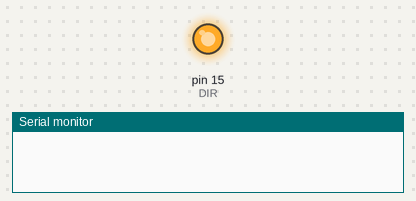
This sketch was run on a simulated Arduino Uno, built with avr-gcc and run on an emulated ATmega328P. On the bench: output pins drawn as LEDs (lit = HIGH), the last lines printed to the serial monitor.

Above: at 0.5 s.
At 13.0 s:
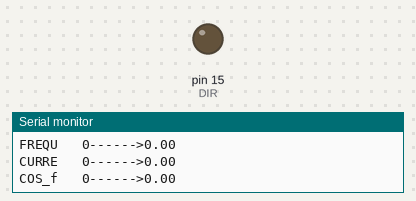
Timing chart, 0 to 19.5 s (numbered marks = the images above):
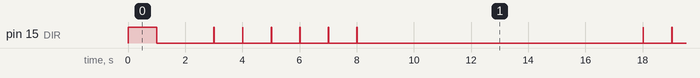

The sketch:

Energomera.ino
```cpp
#include <SoftwareSerial.h>

#define  ENERGOMERA

long Previous = 0;
int Step = 0;
char x [50];

// открываем сессию
byte CmdOpenSesion[] = {0xaF,0x3F,0x21,0x8D,0x0A};
// читаем тип счетчика
byte CmdReadType[] = {0x06,0x30,0x35,0xb1,0x8d,0x0a};
// снимаем показания
byte CmdEtope[] = {0x81,0xd2,0xb1,0x82,0xc5,0xd4,0x30,0x50,0xc5,0x28,0xa9,0x03,0xb7};
//напряжение на фазах
byte CmdVolta[] = {0x81,0xd2,0xb1,0x82,0x56,0xcf,0xcc,0xd4,0x41,0x28,0xa9,0x03,0x5f};
// мощность
byte CmdPower[] = {0x81,0xd2,0xb1,0x82,0x50,0xcf,0xd7,0xc5,0x50,0x28,0xa9,0x03,0xe4};
// частота
byte CmdFrequ[] = {0x81,0xd2,0xb1,0x82,0xc6,0xd2,0xc5,0xd1,0x55,0x28,0xa9,0x03,0x5c};
// ток
byte CmdCurre[] = {0x81,0xd2,0xb1,0x82,0xc3,0x55,0xd2,0xd2,0xc5,0x28,0xa9,0x03,0x5a};
// cos f
byte CmdCos_f[] = {0x81,0xd2,0xb1,0x82,0xc3,0x55,0xd2,0xd2,0xc5,0x28,0xa9,0x03,0x5a};


#define CYCLE_TIME 15
#define DIR 15  //8

SoftwareSerial UART(14, 12); //(10, 11); // RX, TX

struct Energomera{
  String NameParam;
  String StrValue;
  float  FloatValue;
};


String ReadStr;
Energomera Etope;
Energomera Volta;
Energomera Power;
Energomera Curre;
Energomera Frequ;
Energomera Cos_f;


Energomera ValueParser(String inString, String Param)
{
  String inString2;
  Energomera Buffer;

  Buffer.NameParam = Param;
  Buffer.StrValue = "0";
  Buffer.FloatValue = 0;

  if (inString.lastIndexOf(Param)>0)
      {
          int first = inString.indexOf(Param);
          first = inString.indexOf('(', first + 1 );
          first = first +1;
          //Serial.println(first);
          int first_2 = inString.indexOf(')', first + 1 );

          inString2 = inString.substring(first,first_2);
          inString2.toCharArray(x, sizeof(x));
          float f = atof(x);

          Buffer.StrValue = inString2;
          Buffer.FloatValue = f;

          inString = "";
      }
      return Buffer;
}

void PrintVolume(Energomera Buffer)
{
   Serial.print(Buffer.NameParam);
   Serial.print("   ");
   Serial.print(Buffer.StrValue);   //формат string
   Serial.print("------>");
   Serial.println(Buffer.FloatValue);           //формат float
}

void EnergomeraRead()
{
  switch (Step) {
        case 1:

        break;
        case 2:

        break;
        case 3:
              Etope = ValueParser(ReadStr, "ET0PE");
              PrintVolume(Etope);
        break;
        case 4:
              Volta = ValueParser(ReadStr, "VOLTA");
              PrintVolume(Volta);
        break;
        case 5:
              Power = ValueParser(ReadStr, "POWEP");
              PrintVolume(Power);
        break;
        case 6:
              Frequ = ValueParser(ReadStr, "FREQU");
              PrintVolume(Frequ);
        break;
        case 7:
              Curre = ValueParser(ReadStr, "CURRE");
              PrintVolume(Curre);
        break;
        case 8:
              Cos_f = ValueParser(ReadStr, "COS_f");
              PrintVolume(Cos_f);
              Serial.println();
        break;
        default:

        break;
      }
      ReadStr = "";
}


void SendCommand(byte* cmd, int size)
{
    digitalWrite(DIR, HIGH);
    UART.write (cmd,size);
    digitalWrite(DIR, LOW);
}

void EmergomeraWrite()
{
    switch (Step) {
        case 1:
             SendCommand(CmdOpenSesion,5);
        break;
        case 2:
             SendCommand(CmdReadType,6);
        break;
        case 3:
             SendCommand(CmdEtope,13);
        break;
        case 4:
             SendCommand(CmdVolta,13);
        break;
        case 5:
             SendCommand(CmdPower,13);
        break;
        case 6:
             SendCommand(CmdFrequ,13);
        break;
        case 7:
             SendCommand(CmdCurre,13);
        break;
        case 8:
             SendCommand(CmdCos_f,13);
        break;
        case CYCLE_TIME:
               Step = 0;
        break;
          default:

        break;
      }

}

void setup()
{
  Serial.begin(9600);
  UART.begin(9600); //, SWSERIAL_8N1, 14, 12, false, 256);
  pinMode(DIR, OUTPUT);
  digitalWrite(DIR, HIGH);
}

void EnergomeraCycle()
{
  if (UART.available())
    {
      char response = UART.read();
      response &= 0x7F;// convert 8N1 to 7E1

      //Serial.print(response);
      char inChar = response;

      ReadStr += inChar;
    }

    //ReadStr = "       FREQU(50.00)";
    //Serial.println(ReadStr);

    if (millis() - Previous > 1000)
    {
     Previous = millis();
     EnergomeraRead();
     Step ++;
     EmergomeraWrite();
     }
}

void loop()
{
    EnergomeraCycle();
}
```

Measured:
- by itself, pin 15 (DIR): repeats every 15.0 s: 5 × (HIGH 0.01 s, LOW 0.99 s), HIGH 0.01 s, LOW 10.0 s
